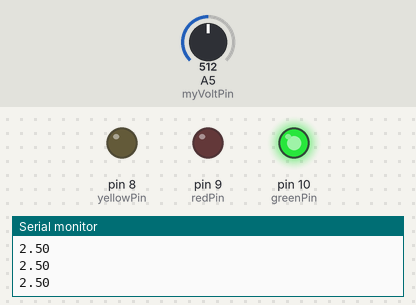
This sketch was run on a simulated Arduino Uno, built with avr-gcc and run on an emulated ATmega328P. On the bench: output pins drawn as LEDs (lit = HIGH), the last lines printed to the serial monitor. The inputs (shaded band) are chosen by the test bench; at power-on: A5 (myVoltPin) = 512.

Above: at 1.2 s.
1.3 s: A5 (myVoltPin) set to 602
2.8 s: A5 (myVoltPin) set to 630
At 3.9 s:
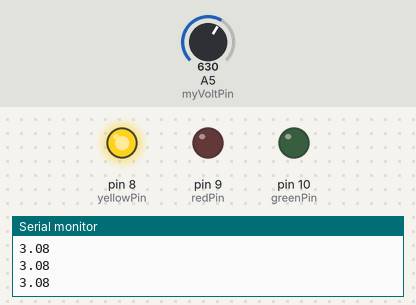
4.5 s: A5 (myVoltPin) set to 809
6.0 s: A5 (myVoltPin) set to 831
At 6.4 s:
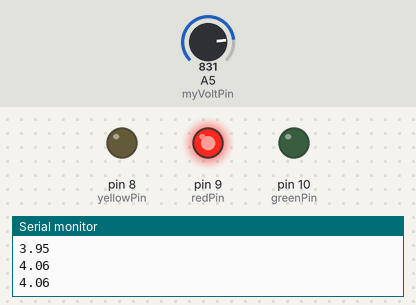
7.5 s: A5 (myVoltPin) set to 716
At 8.7 s:
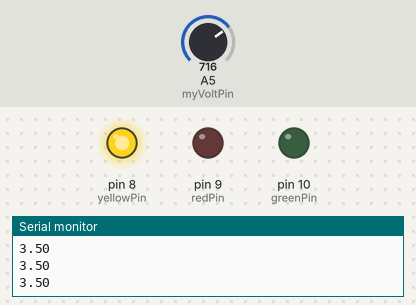
9.0 s: A5 (myVoltPin) set to 900
At 10.1 s:
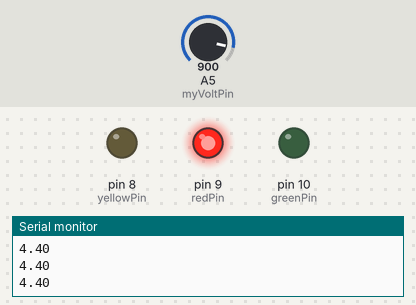
Timing chart, 0 to 11.5 s (numbered marks = the images above; inputs shaded):
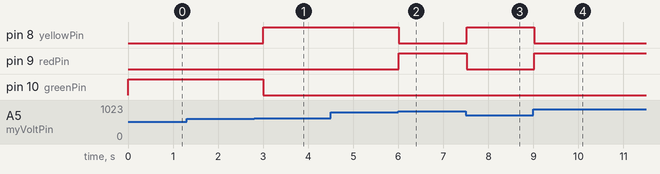

The sketch:

Hw_of_tut13.ino
```cpp
int myVoltPin = A5;
int readVal;
float v2;
int dtime = 250;
int redPin = 9;
int yellowPin = 8;
int greenPin = 10;

void setup() {
  // put your setup code here, to run once:
  Serial.begin(9600);
  pinMode(myVoltPin, INPUT);
  pinMode(redPin, OUTPUT);
  pinMode(greenPin,OUTPUT);
  pinMode(yellowPin, OUTPUT);
}

void loop() {
  // put your main code here, to run repeatedly:
  readVal = analogRead(myVoltPin);
  v2 = (5./1023.) * readVal;
  Serial.println(v2);
  if (v2 < 3) {
    digitalWrite(greenPin, HIGH);
  }
  if (v2 > 3) {
    digitalWrite(greenPin, LOW);
  }

  if (v2 >= 3 && v2 <= 4) {
    digitalWrite(yellowPin, HIGH);
  }
  if (v2 < 3 || v2 > 4) {
    digitalWrite(yellowPin, LOW);
  }

  if (v2 > 4) {
    digitalWrite(redPin, HIGH);
  }
  if (v2 <= 4) {
    digitalWrite(redPin, LOW);
  }

  delay(dtime);
}
```

Measured:
- the behaviour switches between 613 and 614 on A5 (myVoltPin) (found by bisection; images 0 and 1)
- the behaviour switches between 818 and 819 on A5 (myVoltPin) (found by bisection; images 1 and 2)
- after the input at 2.8 s, pin 8 (yellowPin): LOW → HIGH after 0.21 s; pin 10 (greenPin): HIGH → LOW after 0.21 s
- after the input at 6.0 s, pin 8 (yellowPin): HIGH → LOW at once; pin 9 (redPin): LOW → HIGH at once
- after the input at 7.5 s, pin 8 (yellowPin): LOW → HIGH at once; pin 9 (redPin): HIGH → LOW at once
- after the input at 9.0 s, pin 8 (yellowPin): HIGH → LOW at once; pin 9 (redPin): LOW → HIGH at once
